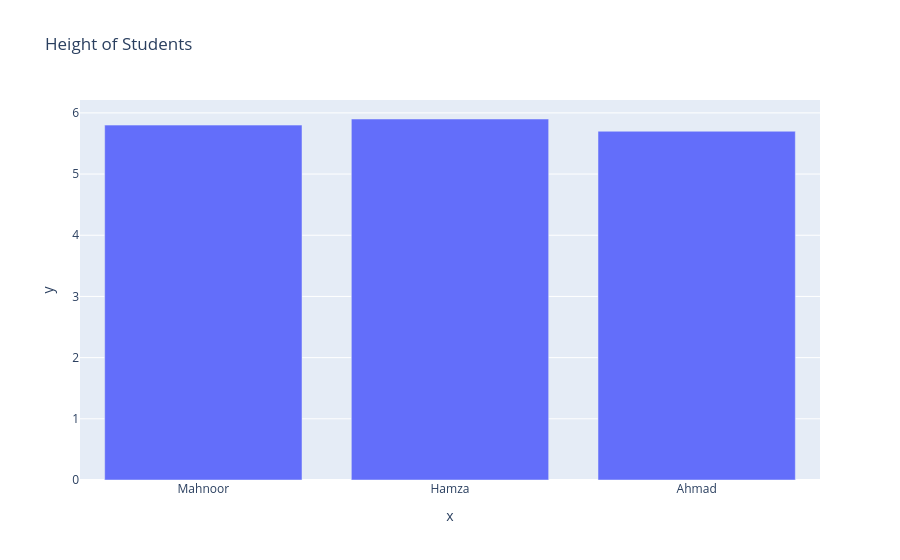

The notebook cell this image was saved under:
### Code cell
names = ['Mahnoor', "Hamza", "Ahmad"]
heights = [5.8, 5.9, 5.7]
# import library
import plotly.express as px
# create a plot (line chart)
fig = px.bar(x=names, y=heights, title="Height of Students") 
# show the fig
fig.show()
# save the plot in png file
fig.write_image("./output/01_barplot.png")

# save as standalone html
fig.write_html("./output/01_barplot.html")

### Figure 1 — Plotly figure (JSON) as saved in the notebook; plotly's stock layout.template omitted (floating-point values rounded to 4 significant figures)
{"data": [{"alignmentgroup": "True", "hovertemplate": "x=%{x}<br>y=%{y}<extra></extra>", "legendgroup": "", "marker": {"color": "#636efa", "pattern": {"shape": ""}}, "name": "", "offsetgroup": "", "orientation": "v", "showlegend": false, "textposition": "auto", "type": "bar", "x": ["Mahnoor", "Hamza", "Ahmad"], "xaxis": "x", "y": [5.8, 5.9, 5.7], "yaxis": "y"}], "layout": {"barmode": "relative", "legend": {"tracegroupgap": 0}, "title": {"text": "Height of Students"}, "xaxis": {"anchor": "y", "domain": [0, 1], "title": {"text": "x"}}, "yaxis": {"anchor": "x", "domain": [0, 1], "title": {"text": "y"}}}}
